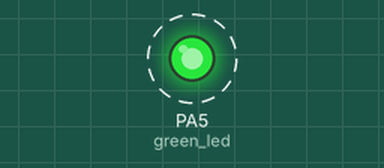
Simulated run of this program. Board: pyboard running MicroPython. Parts: output pins drawn as LEDs (lit = HIGH). Dashed ring = blinking.

Above: at 0.5 s.
Timing chart, 0 to 4.6 s (numbered marks = the images above):
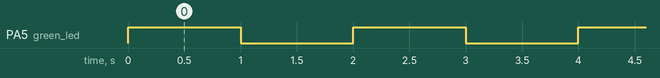

Measured:
- by itself, PA5 (green_led): alternates HIGH for 1.0 s and LOW for 1.0 s

The program:

UART_TX.py
```python
import pyb

tx_data = "Hello World\n\r"
def main():
    green_led =  pyb.Pin('PA5', mode =pyb.Pin.OUT_PP)
    uart2 =  pyb.UART(2)
    uart2.init(115200,timeout = 100)

    while True:
        uart2.write(tx_data)
        green_led.value(not green_led.value())
        pyb.delay(1000)


main()
        
```
